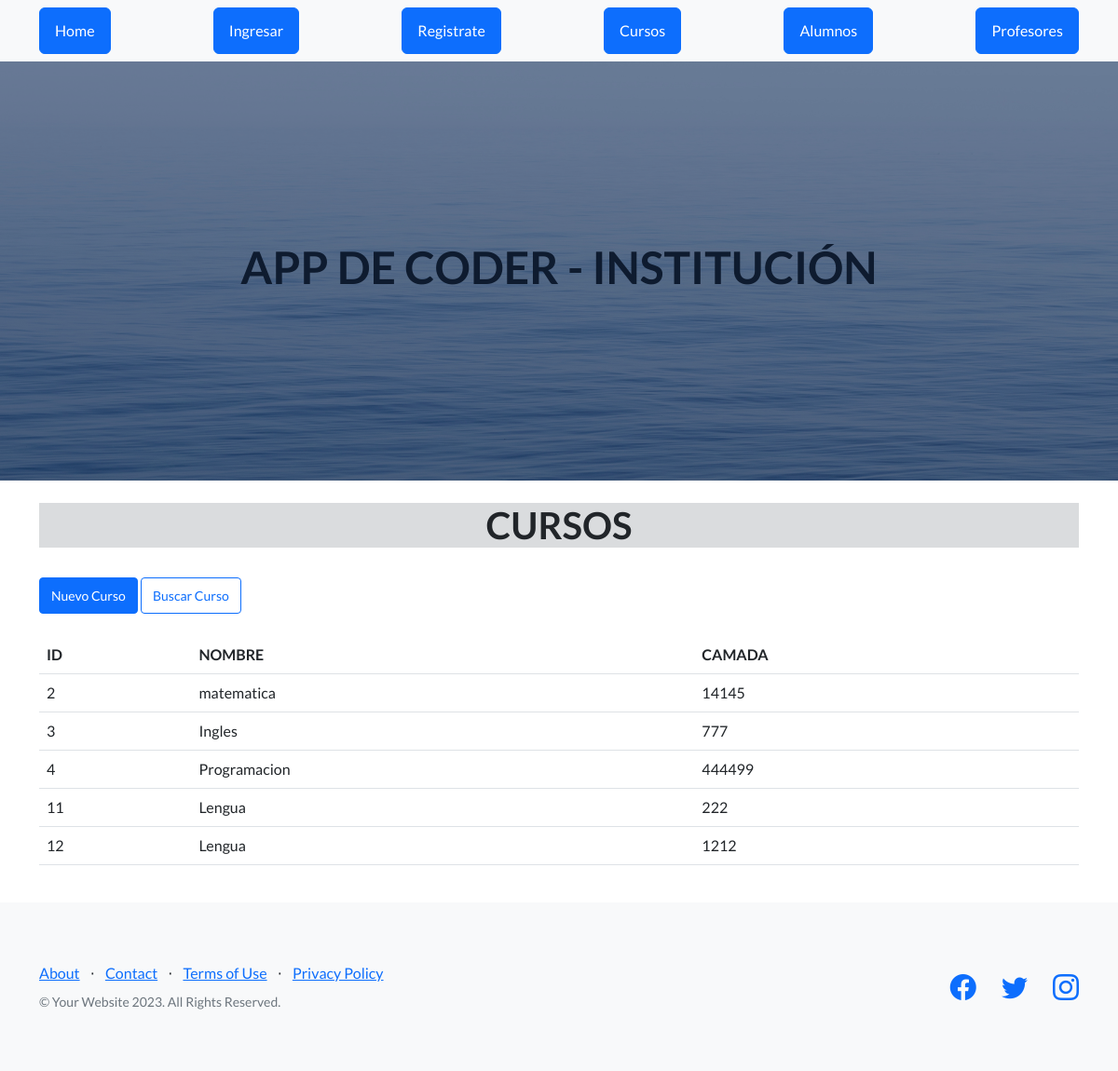
Screenshot of /Appcoder/ver_cursos with the database file from the repository.
### Appcoder/models.py (models this page shows, shortened)
class Curso (models.Model):  #clase curso hereda de la clase Model que es la clase padre y le da un monton de funcionalidad
    nombre= models.CharField(max_length=40)
    camada= models.IntegerField()

### Appcoder/views.py (the view)
def ver_cursos(request):
    avatares = Avatar.objects.filter(user=request.user.id)
    curso = Curso.objects.all()
    return render(request , "cursos.html", {"curso": curso,"url":avatares[0].imagen.url  if avatares.exists () else None})

### Appcoder/template/cursos.html (shortened to what this page needs)
{% extends 'padre.html' %}
{% load static %}
{% block contenido %}
    <main class="container">
        <br>
        <h1 class="text-center bg-secondary bg-opacity-25"> CURSOS </h1>
        <br>
        <a href="alta_curso" class="btn btn-primary btn-sm">Nuevo Curso</a>
        <a href="buscar_curso" class="btn btn-outline-primary btn-sm">Buscar Curso</a>
        <br>
        <br>
        <table class="table">
            <thead>
                <tr>
                    <th>ID</th>
                    <th>NOMBRE</th>
                    <th>CAMADA</th>
                </tr>
            </thead>
            <tbody>
                {% for n in curso %}
                <tr>
                    <td>{{n.id}}</td>
                    <td>{{n.nombre}}</td>
                    <td>{{n.camada}}</td>
                </tr>
                {% endfor %}
            </tbody>
        </table>
        <br>
    </main>
{% endblock %}

### rows the page displays
Curso: id "2", nombre "matematica", camada "14145"
Curso: id "3", nombre "Ingles", camada "777"
Curso: id "4", nombre "Programacion", camada "444499"
Curso: id "11", nombre "Lengua", camada "222"
Curso: id "12", nombre "Lengua", camada "1212"
